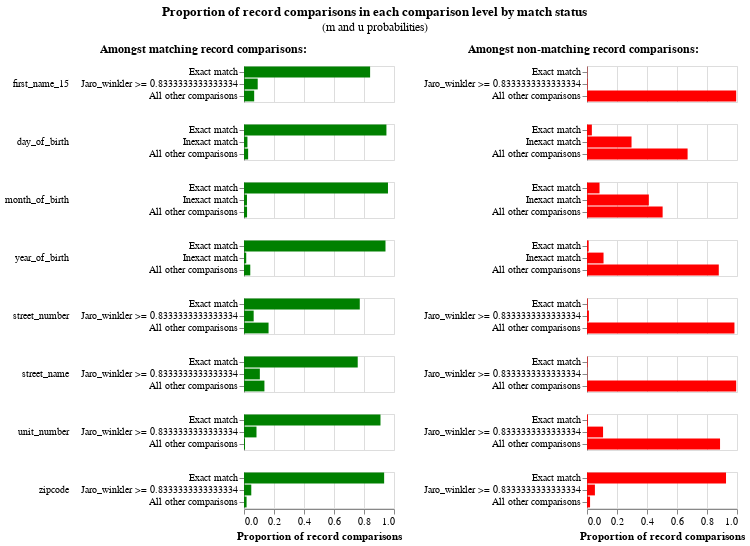

The notebook cell saved with this chart:
### Code cell
em_session_2.m_u_values_interactive_history_chart()

### Figure 1 — Vega-Lite specification as saved in the notebook (floating-point values rounded to 4 significant figures; data arrays with more than 128 entries replaced by an {"elided": "..."} marker saying what was removed)
{"config": {"view": {"continuousWidth": 300, "continuousHeight": 300, "discreteHeight": 300, "discreteWidth": 400}, "header": {"title": null}, "title": {"anchor": "middle", "offset": 10}}, "hconcat": [{"mark": "bar", "encoding": {"color": {"value": "green"}, "row": {"field": "comparison_name", "header": {"labelAlign": "left", "labelAnchor": "middle", "labelAngle": 0}, "sort": {"field": "comparison_sort_order"}, "type": "nominal"}, "tooltip": [{"field": "m_probability_description", "title": "m probability description", "type": "nominal"}, {"field": "comparison_name", "title": "Comparison column name", "type": "nominal"}, {"field": "label_for_charts", "title": "Label", "type": "ordinal"}, {"field": "sql_condition", "title": "SQL condition", "type": "nominal"}, {"field": "m_probability", "format": ".4p", "title": "m probability", "type": "quantitative"}, {"field": "u_probability", "format": ".4p", "title": "u probability", "type": "quantitative"}, {"field": "bayes_factor", "format": ",.4f", "title": "Bayes factor = m/u", "type": "quantitative"}, {"field": "log2_bayes_factor", "format": ",.4f", "title": "Match weight = log2(m/u)", "type": "quantitative"}], "x": {"axis": {"title": "Proportion of record comparisons"}, "field": "m_probability", "type": "quantitative"}, "y": {"axis": {"title": null}, "field": "label_for_charts", "sort": {"field": "comparison_vector_value", "order": "descending"}, "type": "nominal"}}, "height": {"step": 12}, "resolve": {"scale": {"y": "independent"}}, "title": {"text": "Amongst matching record comparisons:", "fontSize": 12, "fontWeight": "bold"}, "transform": [{"filter": "(datum.bayes_factor != 'no-op filter due to vega lite issue 4680')"}], "width": 150}, {"mark": "bar", "encoding": {"color": {"value": "red"}, "row": {"field": "comparison_name", "header": {"labels": false}, "sort": {"field": "comparison_sort_order"}, "type": "nominal"}, "tooltip": [{"field": "u_probability_description", "title": "u probability description", "type": "nominal"}, {"field": "comparison_name", "title": "Comparison column name", "type": "nominal"}, {"field": "label_for_charts", "title": "Label", "type": "ordinal"}, {"field": "sql_condition", "title": "SQL condition", "type": "nominal"}, {"field": "m_probability", "format": ".4p", "title": "m probability", "type": "quantitative"}, {"field": "u_probability", "format": ".4p", "title": "u probability", "type": "quantitative"}, {"field": "bayes_factor", "format": ",.4f", "title": "Bayes factor = m/u", "type": "quantitative"}, {"field": "log2_bayes_factor", "format": ",.4f", "title": "Match weight = log2(m/u)", "type": "quantitative"}], "x": {"axis": {"title": "Proportion of record comparisons"}, "field": "u_probability", "type": "quantitative"}, "y": {"axis": {"title": null}, "field": "label_for_charts", "sort": {"field": "comparison_vector_value", "order": "descending"}, "type": "nominal"}}, "height": {"step": 12}, "resolve": {"scale": {"y": "independent"}}, "title": {"text": "Amongst non-matching record comparisons:", "fontSize": 12, "fontWeight": "bold"}, "transform": [{"filter": "(datum.bayes_factor != 'no-op filter2 due to vega lite issue 4680')"}], "width": 150}], "data": {"name": "data-d84846495fed7b5de29f7ff060622e08"}, "params": [{"name": "iteration_number", "bind": {"input": "range", "max": 6, "min": 0, "step": 1}, "value": 6}], "title": {"text": "Proportion of record comparisons in each comparison level by match status", "subtitle": "(m and u probabilities)"}, "transform": [{"filter": "(datum.iteration == iteration_number)"}], "$schema": "https://vega.github.io/schema/vega-lite/v5.9.3.json", "datasets": {"data-d84846495fed7b5de29f7ff060622e08": {"elided": "168 records"}}}
